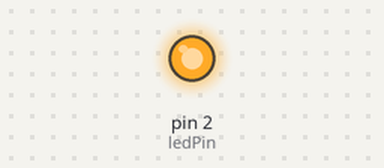
The sketch below on a simulated Arduino Uno, built with avr-gcc and run on an emulated ATmega328P. On the bench: output pins drawn as LEDs (lit = HIGH). What the sketch prints to the serial monitor is not drawn.

Above: at 0.1 s.
Timing chart, 0 to 1.6 s (numbered marks = the images above):
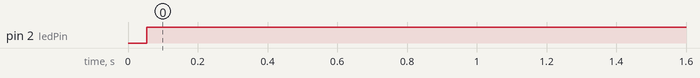

The sketch:

SimpleHall.ino
```cpp
const int hallPin = 0 ;     // initializing a pin for the sensor output D3  ESP8266/WROOM-02

const int ledPin =  2 ;     // initializing a pin for the led. Arduino has built in led attached to pin 13

// variables will change :

int hallState = 0 ;          // initializing a variable for storing the status of the hall sensor.

void setup ( ) {

  pinMode ( ledPin , OUTPUT ) ;      // This will initialize the LED pin as an output pin :

  pinMode ( hallPin , INPUT ) ;                        // This will initialize the hall effect sensor pin as an input pin to the Arduino :

 Serial.begin( 9600 ) ;

Serial.println ( " microcontrollerslab.com " ) ;

Serial.println ( " Testing the analog hall sensor module : " ) ;

}

void loop ( ) {

  hallState = digitalRead ( hallPin ) ;                           // reading from the sensor and storing the state of the hall effect sensor :

  if ( hallState == LOW ) {                                                // Checking whether the state of the module is high or low

    Serial.println ( " The state of the analog hall module is high" ) ;

    digitalWrite ( ledPin , HIGH ) ;                                 // turn on the LED if he state of the module is high

  }

  else {

    digitalWrite ( ledPin , LOW ) ;                                      // otherwise turn off the LED :

Serial.println ( " The state of the analog hall module is low"  ) ;

  }

}
```

Measured:
- by itself, pin 2 (ledPin): LOW → HIGH at 0.05 s
